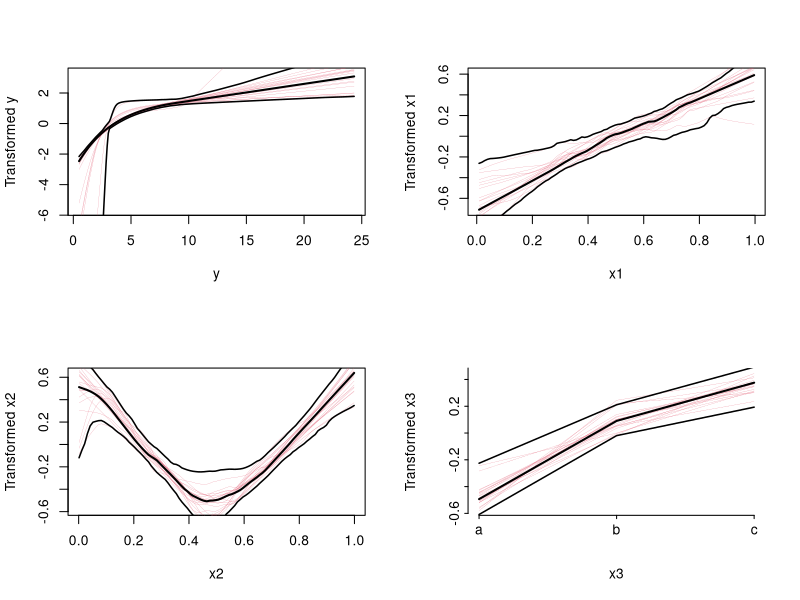
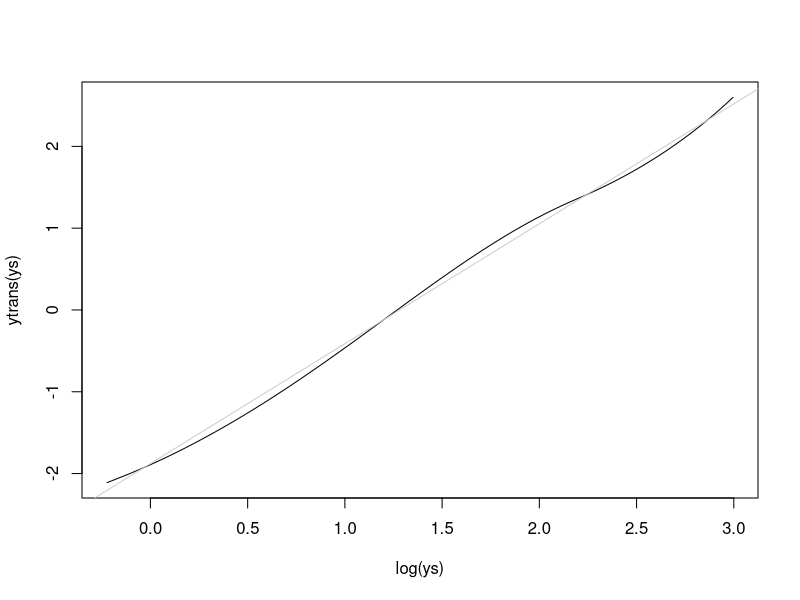

Recreate these plots in R, in order. (Note: this script raises an error after producing the figures.)
## ----echo=FALSE----------------------------------------------------------
require(Hmisc)
knitrSet('areg')

## ----eval=FALSE----------------------------------------------------------
## f <- areg.boot(Y ~ monotone(age) +
##                sex + weight + I(blood.pressure))
## 
## plot(f)       #show transformations, CLs
## Function(f)   #generate S functions
##               #defining transformations
## predict(f)    #get predictions, smearing estimates
## summary(f)    #compute CLs on effects of each X
## smearingEst() #generalized smearing estimators
## Mean(f)       #derive S function to
##               #compute smearing mean Y
## Quantile(f)   #derive function to compute smearing quantile
## 

## ----sim,results='asis'--------------------------------------------------
require(rms)
set.seed(7)
n <- 400
x1 <- runif(n)
x2 <- runif(n)
x3 <- factor(sample(c('a','b','c'), n, TRUE))
y  <- exp(x1 + 2*abs(x2 - .5) + .3*(x3=='b') + .5*(x3=='c') +
          .5*rnorm(n))
# For reference fit appropriate OLS model
print(ols(log(y) ~ x1 + rcs(x2, 5) + x3), coefs=FALSE,
      latex=TRUE)

## ----aregboot,results='hide'---------------------------------------------
f  <- areg.boot(y ~ x1 + x2 + x3, method='avas', B=300)

## ----pareg---------------------------------------------------------------
f

## ----trans,mfrow=c(2,2),h=4,w=5,ps=10,cap='\\fu{avas} transformations: overall estimates, pointwise $0.95$ confidence bands, and $20$ bootstrap estimates (red lines).',scap='Transformations estimated by \\fu{avas}'----
plot(f, boot=20) # Figure (*\ref{fig:areg-trans}*)

## ----ytrans,w=3,h=2,bty='l',cap='Checking estimated against optimal transformation'----
ys <- seq(.8, 20, length=200)
ytrans <- Function(f)$y   # Function outputs all transforms
plot(log(ys), ytrans(ys), type='l')   # Figure (*\ref{fig:areg-ytrans}*)
abline(lm(ytrans(ys) ~ log(ys)), col=gray(.8))

## ------------------------------------------------------------------------
summary(f, values=list(x1=c(.2, .8), x2=c(.1, .5)))

## ----pred,h=3.5,w=4.75,cap='Predicted median (left panel) and mean (right panel) \\co{y} as a function of \\co{x2} and \\co{x3}.  True population values are shown in gray.',scap='Predicted \\co{y} as a function of \\co{x2} and \\co{x3}'----
newdat <- expand.grid(x2=seq(.05, .95, length=200), 
                      x3=c('a','b','c'), x1=.5,
                      statistic=c('median','mean'))
yhat <- c(predict(f, subset(newdat, statistic=='median'),
                  statistic='median'),
          predict(f, subset(newdat, statistic=='mean'),
                  statistic='mean'))
newdat <-
  upData(newdat,
         lp = x1 + 2*abs(x2 - .5) + .3*(x3=='b') +
              .5*(x3=='c'),
         ytrue = ifelse(statistic=='median', exp(lp),
           exp(lp + 0.5*(0.5^2))), pr=FALSE)

# Use Hmisc function xYplot to produce Figure (*\ref{fig:areg-pred}*)
xYplot(yhat ~ x2 | statistic, groups=x3,
       data=newdat, type='l', col=1,
       ylab=expression(hat(y)),
       panel=function(...) {
         panel.xYplot(...)
         dat <- subset(newdat,
           statistic==c('median','mean')[current.column()])
         for(w in c('a','b','c')) 
           with(subset(dat, x3==w),
                llines(x2, ytrue, col=gray(.7), lwd=1.5))
       }
     )
